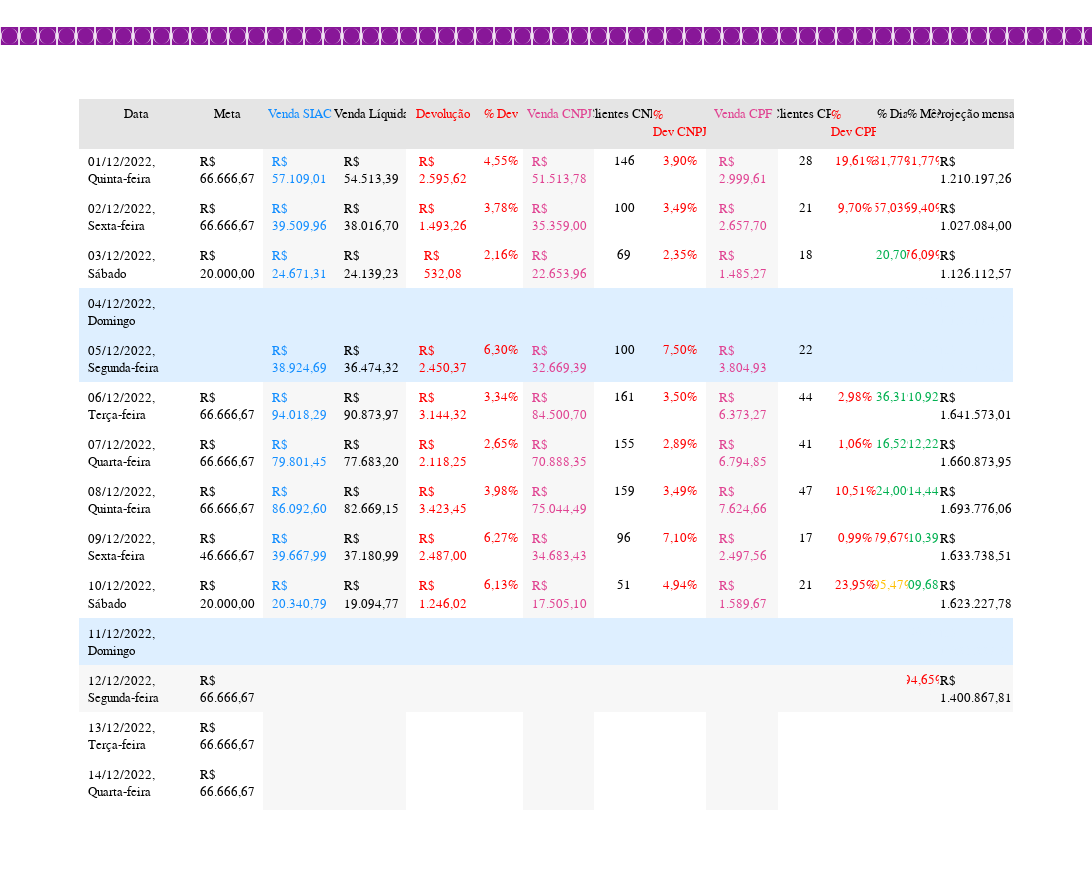
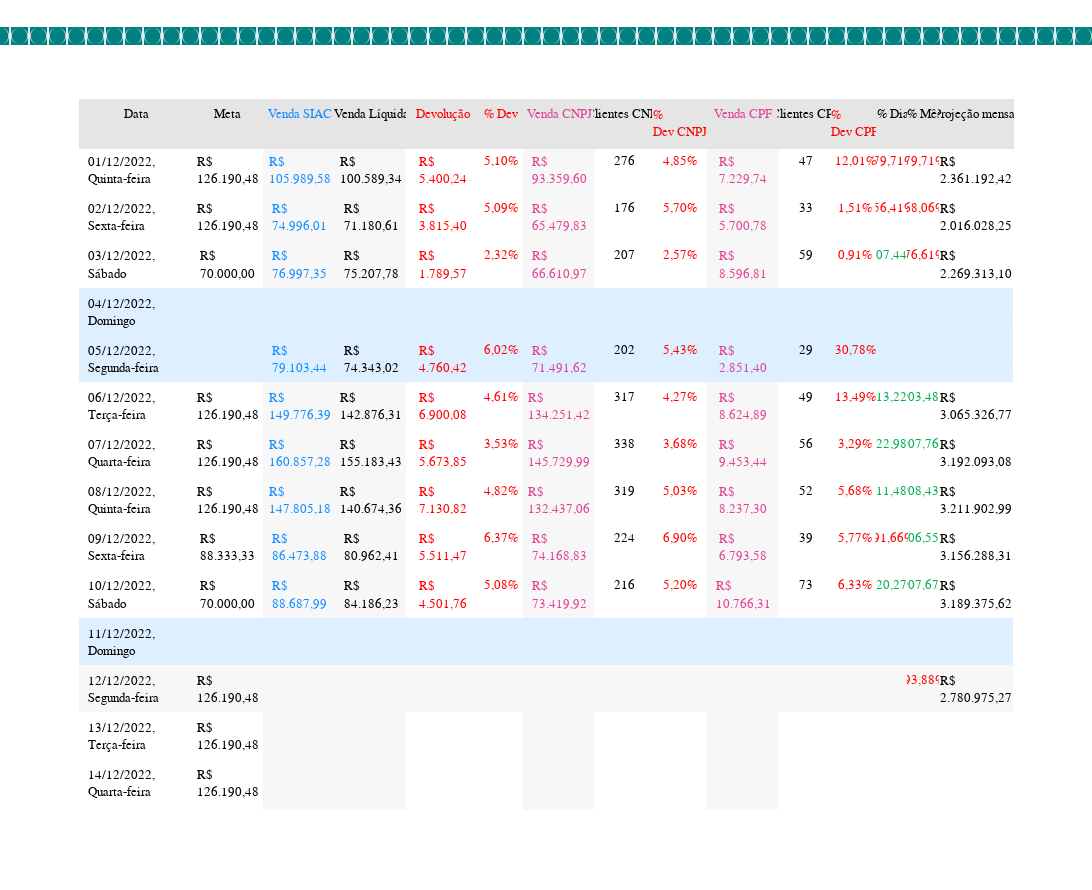
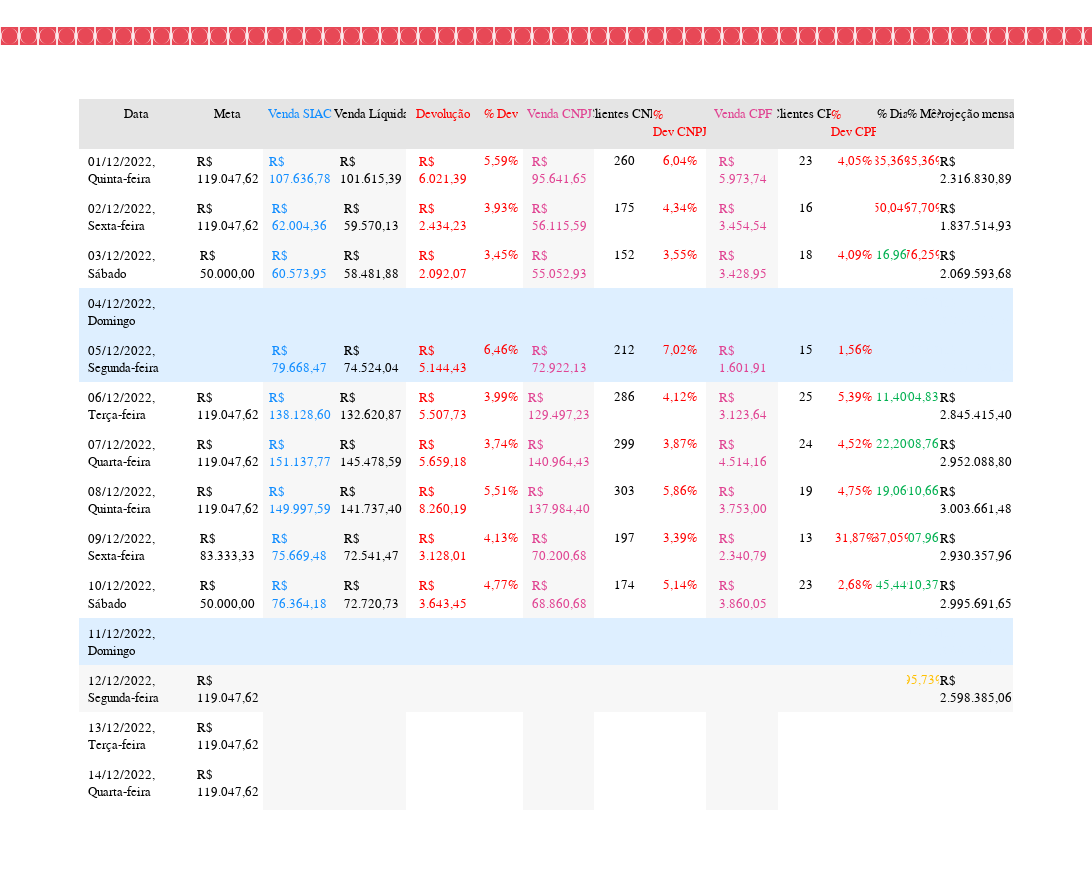
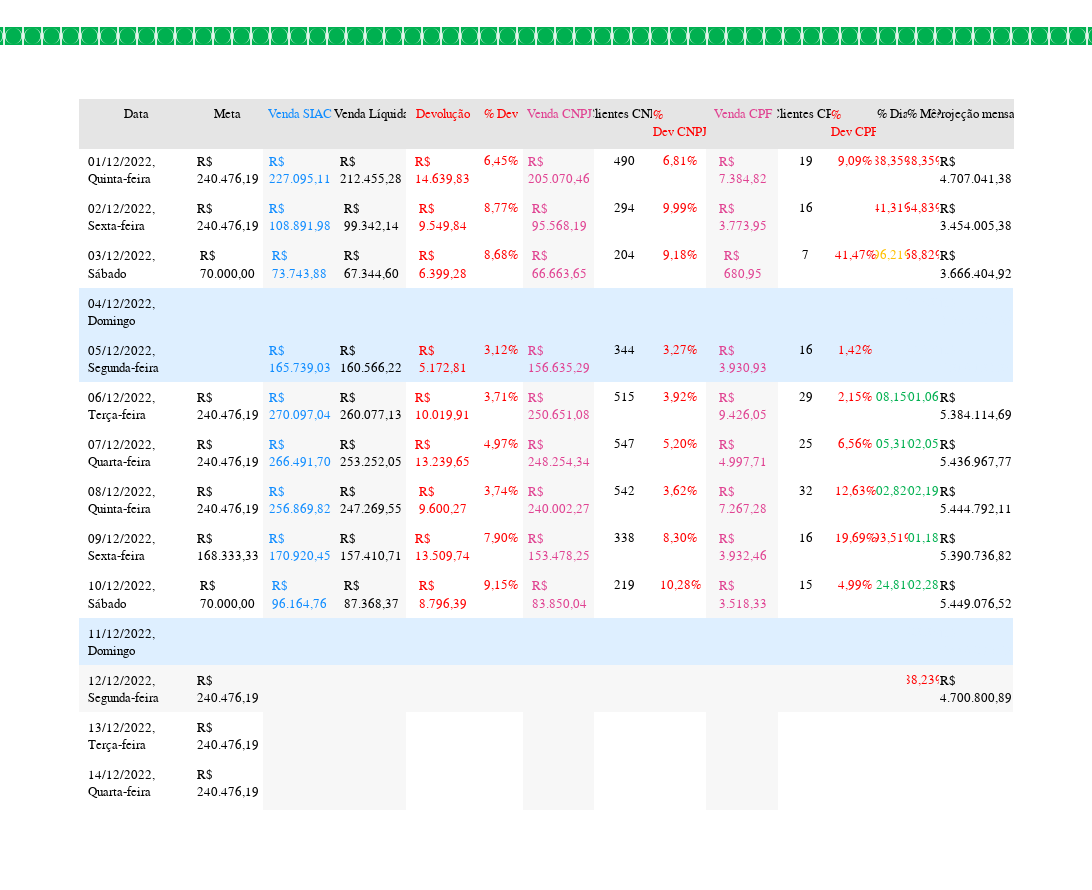

Source (notebook cell) for these figures, in order:
### Code cell
for (cod_loja, loja, cor, crypto, logico) in lista_lojas:

    if logico:
        print(f'\n• \'{cod_loja}\' {loja[4:]}\n')
        print_plot(principal_dataframe=df_hoje,
                   lojas=lista_lojas,
                   loja_=cod_loja,
                   save_image=caminho_imagem)

        msg_loja = loja.replace('Â', 'A')

        for (contato, link, logico) in contatos:
            if logico:
                print(f'{date_msg} {contato} - {link}')
                # pwk.sendwhats_image(link.replace('https://chat.whatsapp.com/', ''),
                #                     f'{relatorio} {cod_loja} TABLE.png',
                #                     f'Resumo mensal | {msg_loja[4:]} - {date_msg}',
                #                     tab_close=True,
                #                     wait_time=10)

### Figure 1 — Plotly figure (JSON) as saved in the notebook; plotly's stock layout.template omitted (floating-point values rounded to 4 significant figures; data arrays with more than 128 entries replaced by an {"elided": "..."} marker saying what was removed)
{"data": [{"cells": {"align": ["left", "center"], "fill": {"color": {"elided": "22x32 str values"}}, "font": {"color": ["#000000", "#000000", "#118DFF", "#000000", "#FF0000", "#FF0000", "#E04392", "#000000", "#FF0000", "#E04392", "#000000", "#FF0000", ["#FF0000", "#FF0000", "#00B050", "#DEEFFF", "#DEEFFF", "#00B050", "#00B050", "#00B050", "#FF0000", "#FFC000", "#DEEFFF", "#FF0000", "#FFFFFF", "#FFFFFF", "#FFFFFF", "#FFFFFF", "#FFFFFF", "#DEEFFF", "#FFFFFF", "#FFFFFF", "#FFFFFF", "#FFFFFF", "#FFFFFF", "#FFFFFF", "#DEEFFF", "#FFFFFF", "#FFFFFF", "#FFFFFF", "#FFFFFF", "#FFFFFF", "#FFFFFF", "#E5E5E5"], ["#FF0000", "#FF0000", "#FF0000", "#DEEFFF", "#DEEFFF", "#00B050", "#00B050", "#00B050", "#00B050", "#00B050", "#DEEFFF", "#FF0000", "#FFFFFF", "#FFFFFF", "#FFFFFF", "#FFFFFF", "#FFFFFF", "#DEEFFF", "#FFFFFF", "#FFFFFF", "#FFFFFF", "#FFFFFF", "#FFFFFF", "#FFFFFF", "#DEEFFF", "#FFFFFF", "#FFFFFF", "#FFFFFF", "#FFFFFF", "#FFFFFF", "#FFFFFF", "#E5E5E5"], ["#000000", "#000000", "#000000", "#DEEFFF", "#DEEFFF", "#000000", "#000000", "#000000", "#000000", "#000000", "#DEEFFF", "#000000", "#FFFFFF", "#FFFFFF", "#FFFFFF", "#FFFFFF", "#FFFFFF", "#DEEFFF", "#FFFFFF", "#FFFFFF", "#FFFFFF", "#FFFFFF", "#FFFFFF", "#FFFFFF", "#DEEFFF", "#FFFFFF", "#FFFFFF", "#FFFFFF", "#FFFFFF", "#FFFFFF", "#FFFFFF", "#118DFF"]], "family": "Segoe UI Semibold", "size": 13.19}, "line": {"color": {"elided": "22x32 str values"}, "width": 2}, "values": {"elided": "15x32 str values"}}, "columnwidth": [10.3, 6.593, 6.593, 6.593, 6.593, 4.12, 6.593, 5.356, 4.944, 6.593, 4.944, 4.12, 2.884, 2.884, 6.593], "domain": {"y": [0, 1]}, "header": {"align": "center", "fill": {"color": "#E5E5E5"}, "font": {"color": ["#000000", "#000000", "#118DFF", "#000000", "#FF0000", "#FF0000", "#E04392", "#000000", "#FF0000", "#E04392", "#000000", "#FF0000", "#000000", "#000000", "#000000"], "family": "Segoe UI Semibold", "size": 13.19}, "line": {"color": "#E5E5E5", "width": 3}, "values": ["Data", "Meta", "Venda\nSIAC", "Venda\nLíquida", "Devolução", "%\nDev", "Venda\nCNPJ", "Clientes\nCNPJ", "% Dev\nCNPJ", "Venda\nCPF", "Clientes\nCPF", "% Dev\nCPF", "%\nDia", "%\nMês", "Projeção\nmensal"]}, "type": "table"}], "layout": {"height": 890, "title": {"font": {"color": "#881798", "family": "Jost", "size": 24.72}, "text": "◙◙◙◙◙◙◙◙◙◙ 🡆 ASA NORTE 🡄 ◙◙◙◙◙◙◙◙◙◙◙◙◙◙◙◙◙◙◙◙◙◙◙◙◙◙◙◙◙◙◙◙◙◙◙◙◙◙◙◙◙◙◙◙◙◙◙◙◙◙◙◙◙◙◙◙◙◙◙◙◙◙◙◙◙◙◙◙◙◙◙◙◙◙◙◙ ⒶⓈⒶ ⓃⓄⓇⓉⒺ ◙◙◙◙◙◙◙◙◙◙", "x": 0.5, "y": 0.95, "yanchor": "bottom"}, "width": 2060}}

### Figure 2 — Plotly figure (JSON) as saved in the notebook; plotly's stock layout.template omitted (floating-point values rounded to 4 significant figures; data arrays with more than 128 entries replaced by an {"elided": "..."} marker saying what was removed)
{"data": [{"cells": {"align": ["left", "center"], "fill": {"color": {"elided": "22x32 str values"}}, "font": {"color": ["#000000", "#000000", "#118DFF", "#000000", "#FF0000", "#FF0000", "#E04392", "#000000", "#FF0000", "#E04392", "#000000", "#FF0000", ["#FF0000", "#FF0000", "#00B050", "#DEEFFF", "#DEEFFF", "#00B050", "#00B050", "#00B050", "#FF0000", "#00B050", "#DEEFFF", "#FF0000", "#FFFFFF", "#FFFFFF", "#FFFFFF", "#FFFFFF", "#FFFFFF", "#DEEFFF", "#FFFFFF", "#FFFFFF", "#FFFFFF", "#FFFFFF", "#FFFFFF", "#FFFFFF", "#DEEFFF", "#FFFFFF", "#FFFFFF", "#FFFFFF", "#FFFFFF", "#FFFFFF", "#FFFFFF", "#E5E5E5"], ["#FF0000", "#FF0000", "#FF0000", "#DEEFFF", "#DEEFFF", "#00B050", "#00B050", "#00B050", "#00B050", "#00B050", "#DEEFFF", "#FF0000", "#FFFFFF", "#FFFFFF", "#FFFFFF", "#FFFFFF", "#FFFFFF", "#DEEFFF", "#FFFFFF", "#FFFFFF", "#FFFFFF", "#FFFFFF", "#FFFFFF", "#FFFFFF", "#DEEFFF", "#FFFFFF", "#FFFFFF", "#FFFFFF", "#FFFFFF", "#FFFFFF", "#FFFFFF", "#E5E5E5"], ["#000000", "#000000", "#000000", "#DEEFFF", "#DEEFFF", "#000000", "#000000", "#000000", "#000000", "#000000", "#DEEFFF", "#000000", "#FFFFFF", "#FFFFFF", "#FFFFFF", "#FFFFFF", "#FFFFFF", "#DEEFFF", "#FFFFFF", "#FFFFFF", "#FFFFFF", "#FFFFFF", "#FFFFFF", "#FFFFFF", "#DEEFFF", "#FFFFFF", "#FFFFFF", "#FFFFFF", "#FFFFFF", "#FFFFFF", "#FFFFFF", "#118DFF"]], "family": "Segoe UI Semibold", "size": 13.19}, "line": {"color": {"elided": "22x32 str values"}, "width": 2}, "values": {"elided": "15x32 str values"}}, "columnwidth": [10.3, 6.593, 6.593, 6.593, 6.593, 4.12, 6.593, 5.356, 4.944, 6.593, 4.944, 4.12, 2.884, 2.884, 6.593], "domain": {"y": [0, 1]}, "header": {"align": "center", "fill": {"color": "#E5E5E5"}, "font": {"color": ["#000000", "#000000", "#118DFF", "#000000", "#FF0000", "#FF0000", "#E04392", "#000000", "#FF0000", "#E04392", "#000000", "#FF0000", "#000000", "#000000", "#000000"], "family": "Segoe UI Semibold", "size": 13.19}, "line": {"color": "#E5E5E5", "width": 3}, "values": ["Data", "Meta", "Venda\nSIAC", "Venda\nLíquida", "Devolução", "%\nDev", "Venda\nCNPJ", "Clientes\nCNPJ", "% Dev\nCNPJ", "Venda\nCPF", "Clientes\nCPF", "% Dev\nCPF", "%\nDia", "%\nMês", "Projeção\nmensal"]}, "type": "table"}], "layout": {"height": 890, "title": {"font": {"color": "#008080", "family": "Jost", "size": 24.72}, "text": "◙◙◙◙◙◙◙◙◙◙ 🡆 CEILÂNDIA 🡄 ◙◙◙◙◙◙◙◙◙◙◙◙◙◙◙◙◙◙◙◙◙◙◙◙◙◙◙◙◙◙◙◙◙◙◙◙◙◙◙◙◙◙◙◙◙◙◙◙◙◙◙◙◙◙◙◙◙◙◙◙◙◙◙◙◙◙◙◙◙◙◙◙◙◙◙◙ ⒸⒺⒾⓁⒶⓃⒹⒾⒶ ◙◙◙◙◙◙◙◙◙◙", "x": 0.5, "y": 0.95, "yanchor": "bottom"}, "width": 2060}}

### Figure 3 — Plotly figure (JSON) as saved in the notebook; plotly's stock layout.template omitted (floating-point values rounded to 4 significant figures; data arrays with more than 128 entries replaced by an {"elided": "..."} marker saying what was removed)
{"data": [{"cells": {"align": ["left", "center"], "fill": {"color": {"elided": "22x32 str values"}}, "font": {"color": ["#000000", "#000000", "#118DFF", "#000000", "#FF0000", "#FF0000", "#E04392", "#000000", "#FF0000", "#E04392", "#000000", "#FF0000", ["#FF0000", "#FF0000", "#00B050", "#DEEFFF", "#DEEFFF", "#00B050", "#00B050", "#00B050", "#FF0000", "#00B050", "#DEEFFF", "#FF0000", "#FFFFFF", "#FFFFFF", "#FFFFFF", "#FFFFFF", "#FFFFFF", "#DEEFFF", "#FFFFFF", "#FFFFFF", "#FFFFFF", "#FFFFFF", "#FFFFFF", "#FFFFFF", "#DEEFFF", "#FFFFFF", "#FFFFFF", "#FFFFFF", "#FFFFFF", "#FFFFFF", "#FFFFFF", "#E5E5E5"], ["#FF0000", "#FF0000", "#FF0000", "#DEEFFF", "#DEEFFF", "#00B050", "#00B050", "#00B050", "#00B050", "#00B050", "#DEEFFF", "#FFC000", "#FFFFFF", "#FFFFFF", "#FFFFFF", "#FFFFFF", "#FFFFFF", "#DEEFFF", "#FFFFFF", "#FFFFFF", "#FFFFFF", "#FFFFFF", "#FFFFFF", "#FFFFFF", "#DEEFFF", "#FFFFFF", "#FFFFFF", "#FFFFFF", "#FFFFFF", "#FFFFFF", "#FFFFFF", "#E5E5E5"], ["#000000", "#000000", "#000000", "#DEEFFF", "#DEEFFF", "#000000", "#000000", "#000000", "#000000", "#000000", "#DEEFFF", "#000000", "#FFFFFF", "#FFFFFF", "#FFFFFF", "#FFFFFF", "#FFFFFF", "#DEEFFF", "#FFFFFF", "#FFFFFF", "#FFFFFF", "#FFFFFF", "#FFFFFF", "#FFFFFF", "#DEEFFF", "#FFFFFF", "#FFFFFF", "#FFFFFF", "#FFFFFF", "#FFFFFF", "#FFFFFF", "#118DFF"]], "family": "Segoe UI Semibold", "size": 13.19}, "line": {"color": {"elided": "22x32 str values"}, "width": 2}, "values": {"elided": "15x32 str values"}}, "columnwidth": [10.3, 6.593, 6.593, 6.593, 6.593, 4.12, 6.593, 5.356, 4.944, 6.593, 4.944, 4.12, 2.884, 2.884, 6.593], "domain": {"y": [0, 1]}, "header": {"align": "center", "fill": {"color": "#E5E5E5"}, "font": {"color": ["#000000", "#000000", "#118DFF", "#000000", "#FF0000", "#FF0000", "#E04392", "#000000", "#FF0000", "#E04392", "#000000", "#FF0000", "#000000", "#000000", "#000000"], "family": "Segoe UI Semibold", "size": 13.19}, "line": {"color": "#E5E5E5", "width": 3}, "values": ["Data", "Meta", "Venda\nSIAC", "Venda\nLíquida", "Devolução", "%\nDev", "Venda\nCNPJ", "Clientes\nCNPJ", "% Dev\nCNPJ", "Venda\nCPF", "Clientes\nCPF", "% Dev\nCPF", "%\nDia", "%\nMês", "Projeção\nmensal"]}, "type": "table"}], "layout": {"height": 890, "title": {"font": {"color": "#E74856", "family": "Jost", "size": 24.72}, "text": "◙◙◙◙◙◙◙◙◙◙ 🡆 GAMA 🡄 ◙◙◙◙◙◙◙◙◙◙◙◙◙◙◙◙◙◙◙◙◙◙◙◙◙◙◙◙◙◙◙◙◙◙◙◙◙◙◙◙◙◙◙◙◙◙◙◙◙◙◙◙◙◙◙◙◙◙◙◙◙◙◙◙◙◙◙◙◙◙◙◙◙◙◙◙ ⒼⒶⓂⒶ ◙◙◙◙◙◙◙◙◙◙", "x": 0.5, "y": 0.95, "yanchor": "bottom"}, "width": 2060}}

### Figure 4 — Plotly figure (JSON) as saved in the notebook; plotly's stock layout.template omitted (floating-point values rounded to 4 significant figures; data arrays with more than 128 entries replaced by an {"elided": "..."} marker saying what was removed)
{"data": [{"cells": {"align": ["left", "center"], "fill": {"color": {"elided": "22x32 str values"}}, "font": {"color": ["#000000", "#000000", "#118DFF", "#000000", "#FF0000", "#FF0000", "#E04392", "#000000", "#FF0000", "#E04392", "#000000", "#FF0000", ["#FF0000", "#FF0000", "#FFC000", "#DEEFFF", "#DEEFFF", "#00B050", "#00B050", "#00B050", "#FF0000", "#00B050", "#DEEFFF", "#FF0000", "#FFFFFF", "#FFFFFF", "#FFFFFF", "#FFFFFF", "#FFFFFF", "#DEEFFF", "#FFFFFF", "#FFFFFF", "#FFFFFF", "#FFFFFF", "#FFFFFF", "#FFFFFF", "#DEEFFF", "#FFFFFF", "#FFFFFF", "#FFFFFF", "#FFFFFF", "#FFFFFF", "#FFFFFF", "#E5E5E5"], ["#FF0000", "#FF0000", "#FF0000", "#DEEFFF", "#DEEFFF", "#00B050", "#00B050", "#00B050", "#00B050", "#00B050", "#DEEFFF", "#FF0000", "#FFFFFF", "#FFFFFF", "#FFFFFF", "#FFFFFF", "#FFFFFF", "#DEEFFF", "#FFFFFF", "#FFFFFF", "#FFFFFF", "#FFFFFF", "#FFFFFF", "#FFFFFF", "#DEEFFF", "#FFFFFF", "#FFFFFF", "#FFFFFF", "#FFFFFF", "#FFFFFF", "#FFFFFF", "#E5E5E5"], ["#000000", "#000000", "#000000", "#DEEFFF", "#DEEFFF", "#000000", "#000000", "#000000", "#000000", "#000000", "#DEEFFF", "#000000", "#FFFFFF", "#FFFFFF", "#FFFFFF", "#FFFFFF", "#FFFFFF", "#DEEFFF", "#FFFFFF", "#FFFFFF", "#FFFFFF", "#FFFFFF", "#FFFFFF", "#FFFFFF", "#DEEFFF", "#FFFFFF", "#FFFFFF", "#FFFFFF", "#FFFFFF", "#FFFFFF", "#FFFFFF", "#118DFF"]], "family": "Segoe UI Semibold", "size": 13.19}, "line": {"color": {"elided": "22x32 str values"}, "width": 2}, "values": {"elided": "15x32 str values"}}, "columnwidth": [10.3, 6.593, 6.593, 6.593, 6.593, 4.12, 6.593, 5.356, 4.944, 6.593, 4.944, 4.12, 2.884, 2.884, 6.593], "domain": {"y": [0, 1]}, "header": {"align": "center", "fill": {"color": "#E5E5E5"}, "font": {"color": ["#000000", "#000000", "#118DFF", "#000000", "#FF0000", "#FF0000", "#E04392", "#000000", "#FF0000", "#E04392", "#000000", "#FF0000", "#000000", "#000000", "#000000"], "family": "Segoe UI Semibold", "size": 13.19}, "line": {"color": "#E5E5E5", "width": 3}, "values": ["Data", "Meta", "Venda\nSIAC", "Venda\nLíquida", "Devolução", "%\nDev", "Venda\nCNPJ", "Clientes\nCNPJ", "% Dev\nCNPJ", "Venda\nCPF", "Clientes\nCPF", "% Dev\nCPF", "%\nDia", "%\nMês", "Projeção\nmensal"]}, "type": "table"}], "layout": {"height": 890, "title": {"font": {"color": "#00B050", "family": "Jost", "size": 24.72}, "text": "◙◙◙◙◙◙◙◙◙◙ 🡆 SOF SUL 🡄 ◙◙◙◙◙◙◙◙◙◙◙◙◙◙◙◙◙◙◙◙◙◙◙◙◙◙◙◙◙◙◙◙◙◙◙◙◙◙◙◙◙◙◙◙◙◙◙◙◙◙◙◙◙◙◙◙◙◙◙◙◙◙◙◙◙◙◙◙◙◙◙◙◙◙◙◙ ⓈⓄⒻ ⓈⓊⓁ ◙◙◙◙◙◙◙◙◙◙", "x": 0.5, "y": 0.95, "yanchor": "bottom"}, "width": 2060}}
